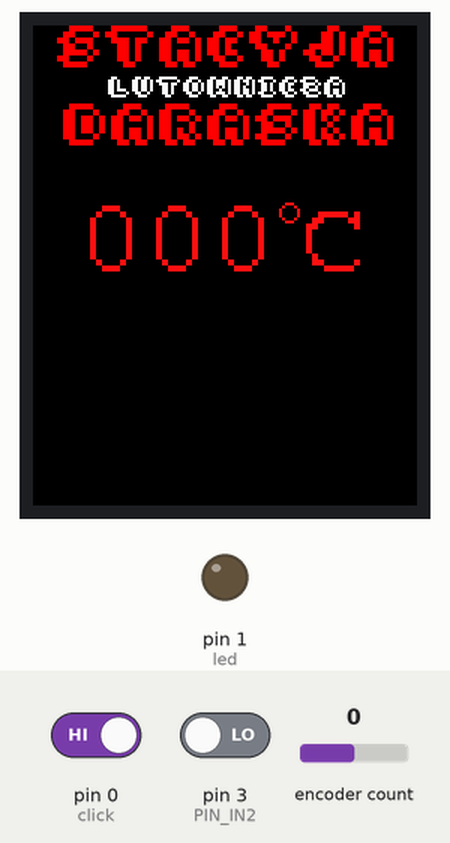
Simulated run of this program. Board: Arduino Nano, built with avr-gcc and run on an emulated ATmega328P. Shown: 128×160 colour display, output pins drawn as LEDs (lit = HIGH). The test bench sets the inputs (shaded band); at power-on: encoder count 0, pin 0 (click) HIGH, pin 3 (PIN_IN2) LOW.

Above: at 1.3 s.
1.4 s: encoder count set to 1
At 2.6 s:
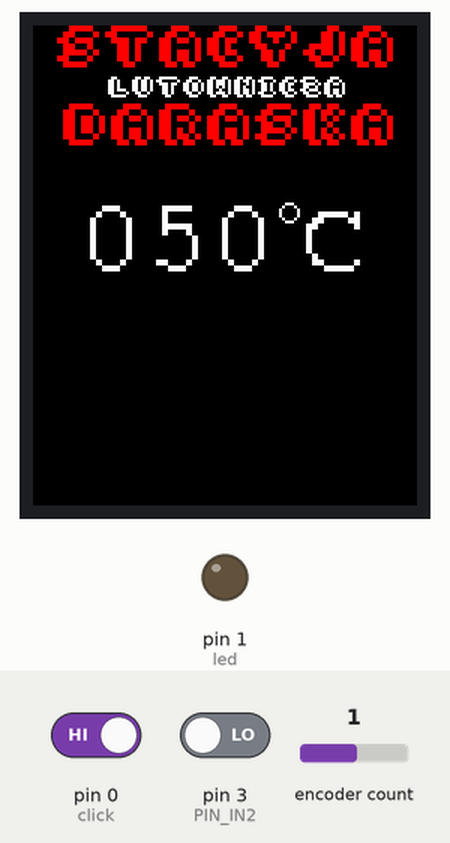
2.9 s: pin 0 (click) driven LOW
At 2.95 s:
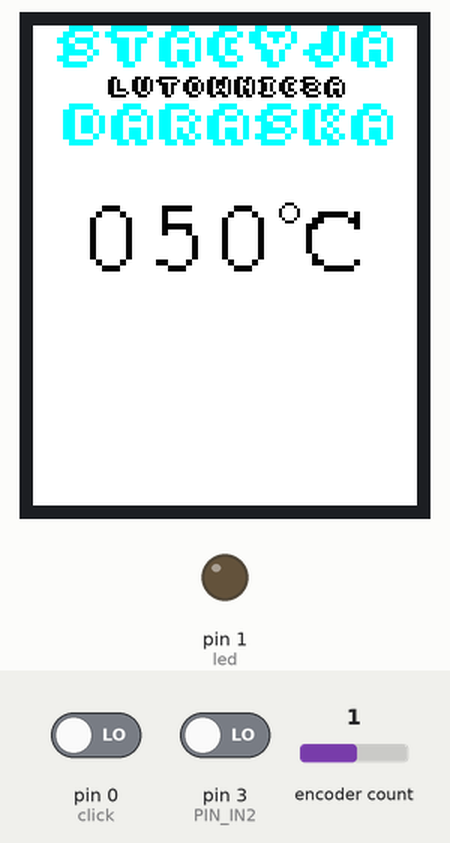
4.4 s: encoder count set to 2
At 4.75 s:
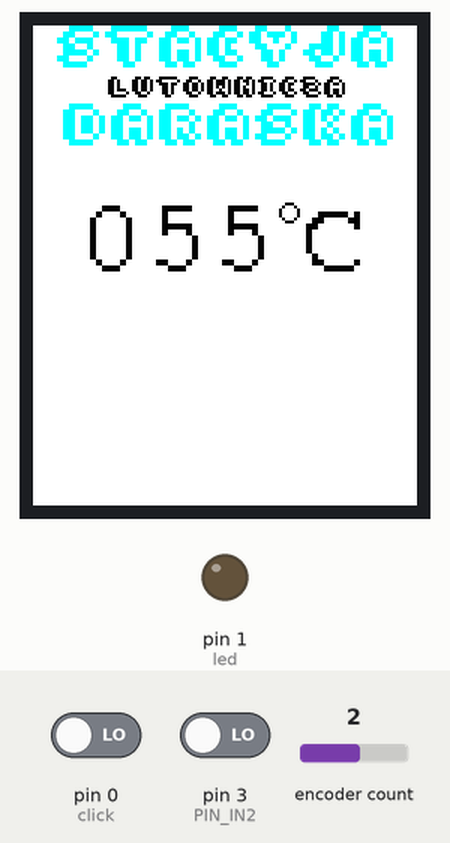
6.2 s: encoder count set to 3
At 6.55 s:
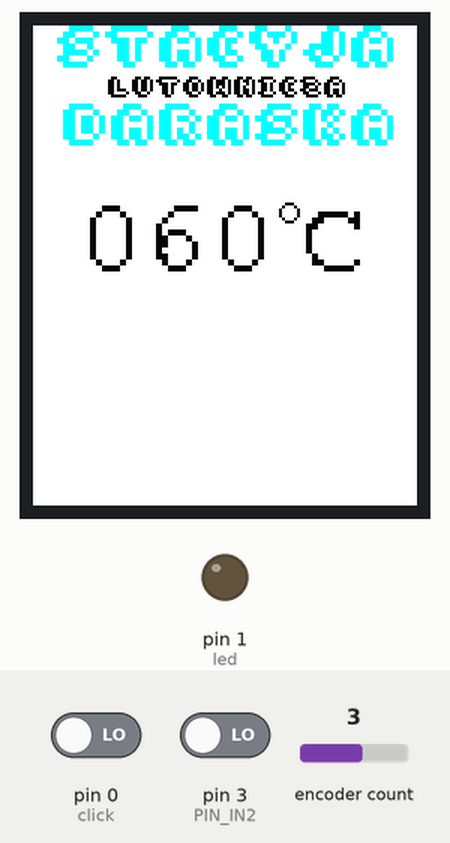
Timing chart, 0 to 9.2 s (numbered marks = the images above; inputs shaded):
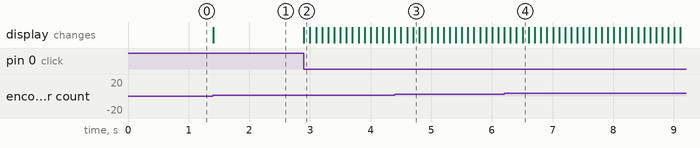

The program:

main.cpp
```cpp
#include <Arduino.h>
#include <Adafruit_GFX.h>
#include <Adafruit_ST7735.h>
#include <Adafruit_I2CDevice.h>
#include <Fonts/FreeMono9pt7b.h>
#include <SPI.h>
#include <RotaryEncoder.h>
#include "img.h"
#include "main.h"


Adafruit_ST7735 tft = Adafruit_ST7735(cs, dc, rst);  // hard SPI
RotaryEncoder *encoder = nullptr;
bool clicked = false;

void checkPosition() {
	encoder->tick();
}


uint16_t gradient(const Color *start, const Color *end, float position) {
	const Color destColor = {
		start->r + (int)round(position * (end->r - start->r)),
		start->g + (int)round(position * (end->g - start->g)),
		start->b + (int)round(position * (end->b - start->b))
	};

	return color565(&destColor);
}


void updateTemp(int temp) {
	const Pos pos = {15, 80};
	const Color startColor = WHITE;
	const Color endColor = RED;
	float percent = (temp - MIN_TEMP) * ((float)(MIN_TEMP) / (float)(MAX_TEMP - MIN_TEMP)) / 100;
	uint16_t color = gradient(&startColor, &endColor, percent);
	int16_t x1, y1;
	uint16_t w, h;

	const char *txt = (char*)malloc(3);
	sprintf(txt, "%03d", temp);

	tft.setTextColor(color);
	tft.setCursor(pos.x, pos.y);
	tft.setTextSize(2);

	tft.getTextBounds(txt, pos.x, pos.y, &x1, &y1, &w, &h);
	tft.fillRect(x1-2, y1-1, w+2, h+1, C_BLACK); // clean
	tft.print(txt);

	// Celsius sign
	tft.drawCircle(pos.x+70, pos.y-18, 3, color);
	tft.setCursor(pos.x+74, pos.y);
	tft.print("C");
	free(txt);
}


void init_screen() {
	tft.initR(INITR_BLACKTAB);
	tft.setRotation(2); // pionowo!
	tft.setFont(&FreeMono9pt7b);
	tft.fillScreen(ST77XX_BLACK);
	tft.drawBitmap(0, 0, logo_1, 128, 40, C_RED);
	tft.drawBitmap(25, 17, logo_2, 79, 7, C_WHITE);
	updateTemp(0);
}

void blink() {
	for(int x=0; x<3; x++) {
		tft.invertDisplay(true);
		delay(100);
		tft.invertDisplay(false);
		delay(100);
	}
}

void setup() {
	encoder = new RotaryEncoder(PIN_IN1, PIN_IN2, RotaryEncoder::LatchMode::TWO03);
	attachInterrupt(digitalPinToInterrupt(PIN_IN1), checkPosition, CHANGE);
	attachInterrupt(digitalPinToInterrupt(PIN_IN2), checkPosition, CHANGE);

	pinMode(led, OUTPUT);
	pinMode(click, INPUT);
	init_screen();
}


void loop() {
	clicked = digitalRead(click);
	static int encPos = 0;
	encoder->tick();
	int newPos = encoder->getPosition();
	if (encPos != newPos) {
		switch((int)encoder->getDirection()) {
			case 1:
				newPos = encPos + TEMP_STEP;
				encoder->setPosition(newPos);
				break;
			case -1:
				newPos = encPos - TEMP_STEP;
				encoder->setPosition(newPos);
				break;
		}

		if (newPos > MAX_TEMP) {
			newPos = MAX_TEMP;
			encoder->setPosition(MAX_TEMP);
		} else if (newPos < MIN_TEMP) {
			newPos = MIN_TEMP;
			encoder->setPosition(MIN_TEMP);
		}

		updateTemp(newPos);
		encPos = newPos;
	}

	if (!clicked) {
		blink();
	}
}
```

main.h
```cpp
// TFT pins
const int cs=10;
const int dc=9;
const int rst=8;

// Encoder pins
const int PIN_IN1=2;
const int PIN_IN2=3;

//Other pins
const int led=1;
const int click=0;

// Default settings
const int MIN_TEMP=50;
const int MAX_TEMP=400;
const int TEMP_STEP=5;

struct Color {
  uint8_t r;
  uint8_t g;
  uint8_t b;
};

struct Pos {
  int16_t x;
  int16_t y;
};

uint16_t color565(const Color *c) {
	return ((c->r & 0xF8) << 8) | ((c->g & 0xFC) << 3) | ((c->b & 0xF8) >> 3);
}

const Color BLACK = {0, 0, 0};
const Color RED = {255, 0, 0};
const Color WHITE = {255, 255, 255};

const uint16_t C_RED = color565(&RED);
const uint16_t C_WHITE = color565(&WHITE);
const uint16_t C_BLACK = color565(&BLACK);
```

Source omitted: img.h (data table, 4501 bytes)

Measured:
- after the input at 1.4 s, the display: changes at once (image 1)
- after the input at 2.9 s, the display: changes at once (image 2)
- after the input at 4.4 s, the display: first differs from a run without the input after 0.30 s (image 3)
- after the input at 6.2 s, the display: first differs from a run without the input after 0.31 s (image 4)
